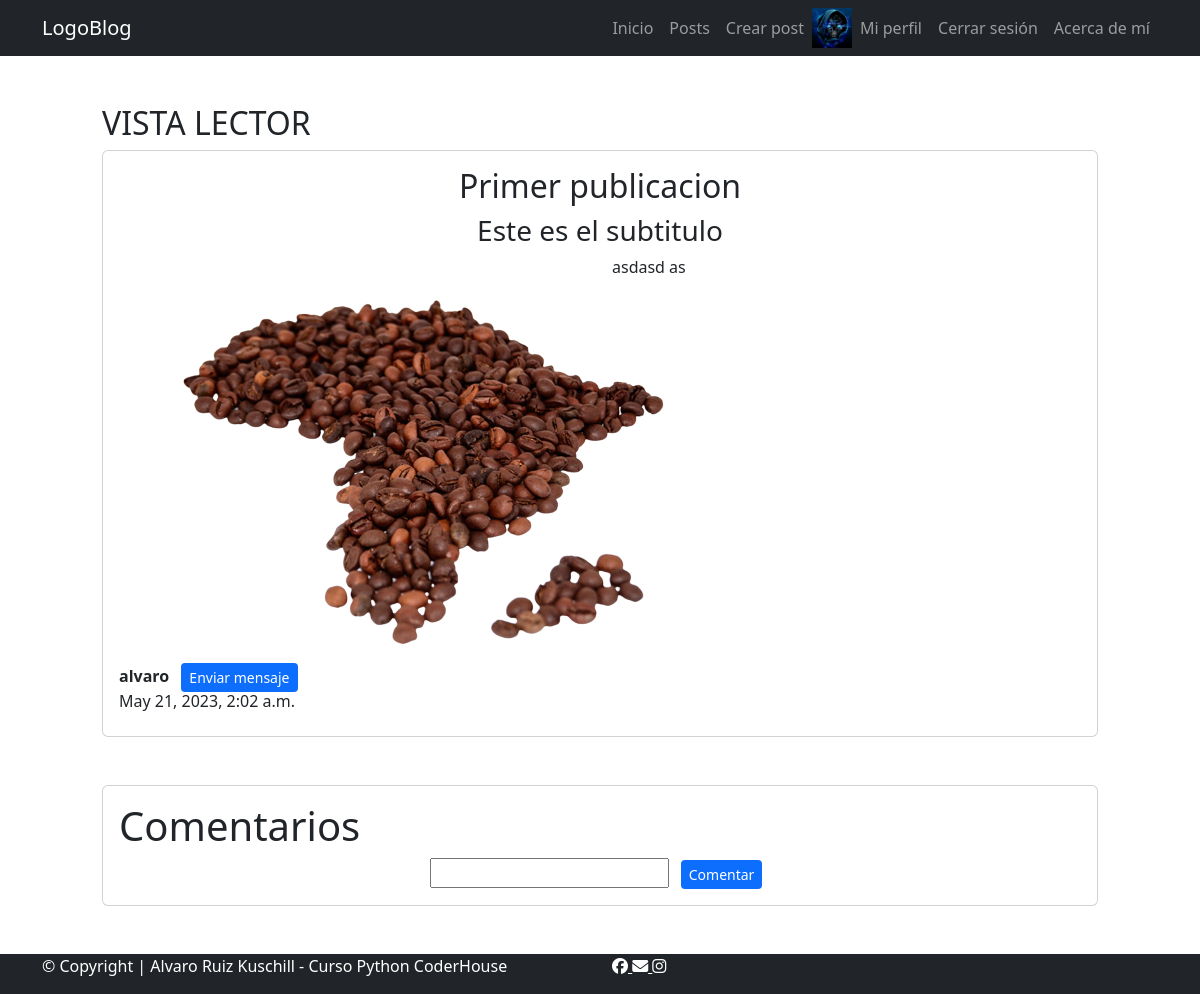
The app's page /posts/26/ (signed in) with its own data.
### blog/models.py (models this page shows, shortened)
class Avatar(models.Model):
    user = models.ForeignKey(User, on_delete=models.CASCADE)
    imagen = models.ImageField(upload_to='images', null=True, blank=True)

class Post(models.Model):
    titulo = models.CharField(max_length=100)
    subtitulo = models.CharField(max_length=100, null=True)
    contenido = models.TextField()
    fechaDePublicacion = models.DateTimeField(auto_now_add=True)
    autor = models.ForeignKey(User, on_delete=models.CASCADE)
    imagen = models.ImageField(upload_to='images', null=True)
    categoria = models.ForeignKey(Categoria, on_delete=models.CASCADE)

### blog/views.py (the view, shortened to what this page needs)
# urls.py: path('posts/<int:post_id>/', post_detail, name='post_detail'),
@login_required
def post_detail(request, post_id):
    if request.method == 'GET':
        post = get_object_or_404(Post, pk=post_id)
        form = CrearPostForm(instance=post)
        comentarios = Comentario.objects.filter(post_id=post_id)
        imagen = Post.objects.filter(pk=post_id)
        return render(request, 'posts/post_detail.html', {
            'post': post,
            'form': form,
            'comentarios': comentarios,
            'imagen' : imagen[0].imagen.url
        })

### blog/forms.py
class CrearPostForm(ModelForm):
    class Meta:
        model = Post
        fields = ['titulo','subtitulo','contenido','categoria', 'imagen']
        widgets = {
            'titulo':forms.TextInput(attrs={'class': 'form-control'}),
            'subtitulo':forms.TextInput(attrs={'class': 'form-control'}),
            'contenido':forms.Textarea(attrs={'class': 'form-control'}),
        }

### blog/templates/posts/post_detail.html (shortened to what this page needs)
{% extends 'layouts/base.html' %} {% block content %} {% if post.autor == user %}
<h2>VISTA CREADOR</h2>
<main class="contianer py-5">
  <div class="row">
    <div class="col-md-4 offset-md-4">
      <img src="{{imagen}}" alt="">
      <form action="" method="POST">
        {{error}}
        {% csrf_token %}
        {{form.as_p}}
        <div class="d-flex justify-content-center">
          <button class="m-auto btn btn-primary border-0">Actualizar</button>
        </div>
      </form>
      <form action="{% url 'eliminar_post' post.id %}" method="POST">
        {% csrf_token %}
        <div class="d-flex justify-content-center">
          <button class="btn btn-danger border-0 mt-2">Eliminar</button>
        </div>
      </form>
      {{miFormulario}}
    </div>
  </div>
</main>
{% else %}
<main class="contianer py-5">
  <section class="mb-5">
    <div class="row">
      <div class="col-md-10 offset-md-1">
        <h2>VISTA LECTOR</h2>
        <div class="card card-body">
          <h2 class="text-center">{{post.titulo}}</h2>
          <h3 class="text-center">{{post.subtitulo}}</h3>
          <div class="row">
            <div class="col-md-6 text-justify">
              <img class="max-content" src="{{imagen}}" alt="">
            </div>
            <div class="col-md-6">
              <p>{{post.contenido}}</p>
            </div>
          </div>
          <div>
            <strong>{{post.autor}}</strong>
            <button class="btn btn-primary btn-sm mx-2 border-0">
              <a class="text-white" href="{% url 'detalle_conversaciones' %}" style="text-decoration: none;">Enviar mensaje</a>
            </button>
          </div>
          <h6>{{post.fechaDePublicacion}}</h6>
        </div>
      </div>
    </div>
  </section>
  <section>
    <div class="row">
        <div class="col-md-10 offset-md-1">
            <div class="card card-body">
                <h1>Comentarios</h1>
                <div class="d-flex justify-content-center">
                    <form action="{% url 'crear_comentario' post.id %}" method="POST">
                        <input type="text" name="comentar">
                       <button class="btn btn-primary btn-sm mx-2 border-0">Comentar</button>
                    </form>
                </div>
            </div>
      </div>
  </section>
</main>
{% endif %} {% endblock %}

### blog/templates/layouts/base.html (shortened to what this page needs)
{% load static %}
<!DOCTYPE html>
<html lang="en">
    <head>
        <link rel="stylesheet" href="	https://cdn.jsdelivr.net/npm/bootstrap@5.3.0-alpha3/dist/css/bootstrap.min.css"/>
        <link rel="stylesheet" href="{% static '/css/styles.css' %}" />
    </head>
    <body class="m-0 p-0">
        <nav class="navbar navbar-expand-lg bg-dark navbar-dark">
            <div class="container">
                <a class="navbar-brand" href="{% url 'home' %}">LogoBlog</a>
                <div class="collapse navbar-collapse" id="navbarNav">
                    <ul class="navbar-nav ms-auto">
                        <li class="nav-item">
                            <a class="nav-link" href="{% url 'home' %}">Inicio</a>
                        </li>
                        {% if user.is_authenticated %}
                        <li class="nav-item">
                            <a class="nav-link" href="{% url 'posts' %}">Posts</a>
                        </li>
                        <li class="nav-item">
                            <a class="nav-link" href="{% url 'crear_post' %}">Crear post</a>
                        </li>
                        <li class="nav-item d-flex">
                            {% with images=request.user.avatar_set.all %}
                                {% if images %}
                                    <img width="40px" src="{{images.0.imagen.url}}" alt="" />
                                {% endif %}
                                <a class="nav-link" href="{% url 'perfil' %}">Mi perfil</a>
                            {% endwith %}
                        </li>
                        <li class="nav-item">
                            <a class="nav-link" href="{% url 'logout' %}">Cerrar sesión</a>
                        </li>
                        {% endif %}
                        <li class="nav-item">
                            <a class="nav-link" href="{% url 'about' %}">Acerca de mí</a>
                         </li>
                    </ul>
                </div>
            </div>
        </nav>
    {% block content %} {% endblock %}
    <footer class="bg-dark text-white">
      <div class="container">
        <div class="row">
          <div class="col-md-6 text-left">
            <p>© Copyright | Alvaro Ruiz Kuschill - Curso Python CoderHouse</p>
          </div>
          <div class="col-md-6 text-right">
            <a href="https://www.facebook.com/" target="_blank" class="text-white">
              <i class="fa-brands fa-facebook"></i>
            </a>
            <a href="https://www.facebook.com/" target="_blank" class="text-white">
              <i class="fa-solid fa-envelope"></i>
            </a>
            <a href="https://www.instagram.com/" target="_blank" class="text-white">
              <i class="fa-brands fa-instagram"></i>
            </a>
          </div>
        </div>
      </div>
    </footer>
  </body>
</html>

### records on screen
Avatar: imagen (picture)
Post: titulo "Primer publicacion", subtitulo "Este es el subtitulo", contenido "asdasd as", autor "alvaro", fechaDePublicacion "May 21, 2023, 2:02 a.m."
